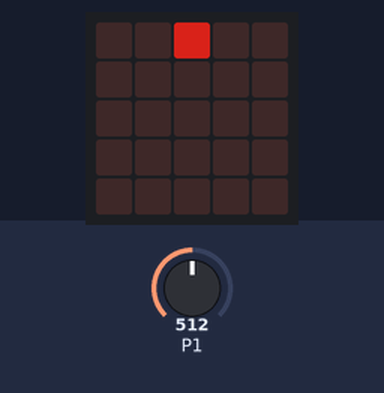
A program run on a simulated BBC micro:bit running MicroPython. Parts: the board's 5×5 LED display. Inputs (shaded band) come from the test bench; at power-on: P1 = 512 (analog values on the 0–1023 scale). Dim RGB values are drawn brighter than linear; what the program prints to the serial console is not drawn.

Above: at 1.2 s.
1.3 s: P1 set to 716
At 2.6 s:
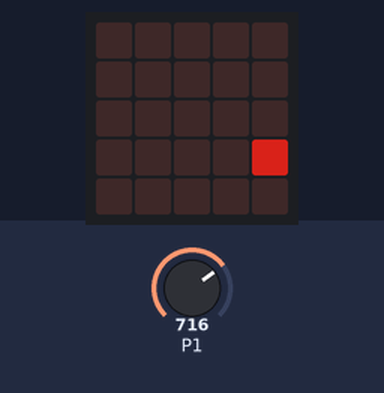
3.0 s: P1 set to 900
At 4.0 s:
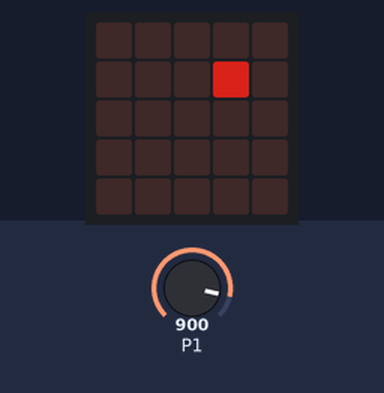
4.5 s: P1 set to 1023
At 5.3 s:
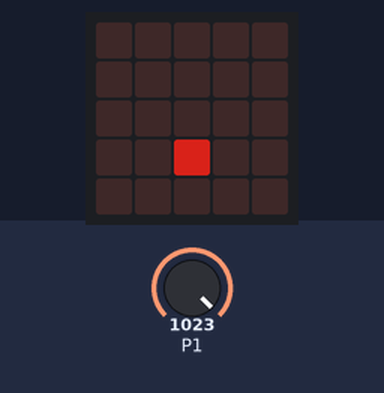
6.0 s: P1 set to 511
At 6.6 s:
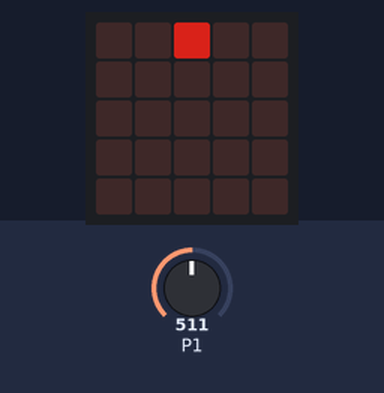
Timing chart, 0 to 8.5 s (numbered marks = the images above; inputs shaded):
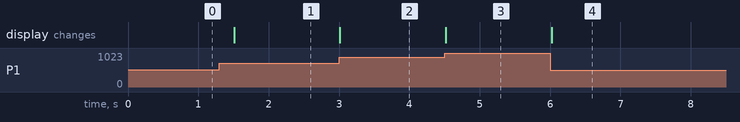

The program:

thermistor.py
```python
# Take a raw reading from a thermistor module and uses the value to place a pixel on the display
# As temperature changes the dot will move around the display

from microbit import *
value = 0
while True:
    value = pin1.read_analog()
    #There are 25 pixels on the microbit display
    #transform values between 800 and 1000 to be a number between 0 and 24
    value = value - 800
    value = int(value / 12.5)

    #Make a list of zeros to represent the pixels, and insert a 5 where the dot should be
    pixels = ['0'] * 25
    pixels[value] = '5'
    print(pixels)

    # Creat a microbit image and display
    pixels.insert(20,':')
    pixels.insert(15,':')
    pixels.insert(10,':')
    pixels.insert(5,':')
    tempDot = Image("".join(pixels))
    display.show(tempDot)

    sleep(500)
```

Measured:
- after the input at 1.3 s, the display: changes after 0.21 s (image 1)
- after the input at 3.0 s, the display: changes at once (image 2)
- after the input at 4.5 s, the display: changes at once (image 3)
- after the input at 6.0 s, the display: changes at once (image 4)
